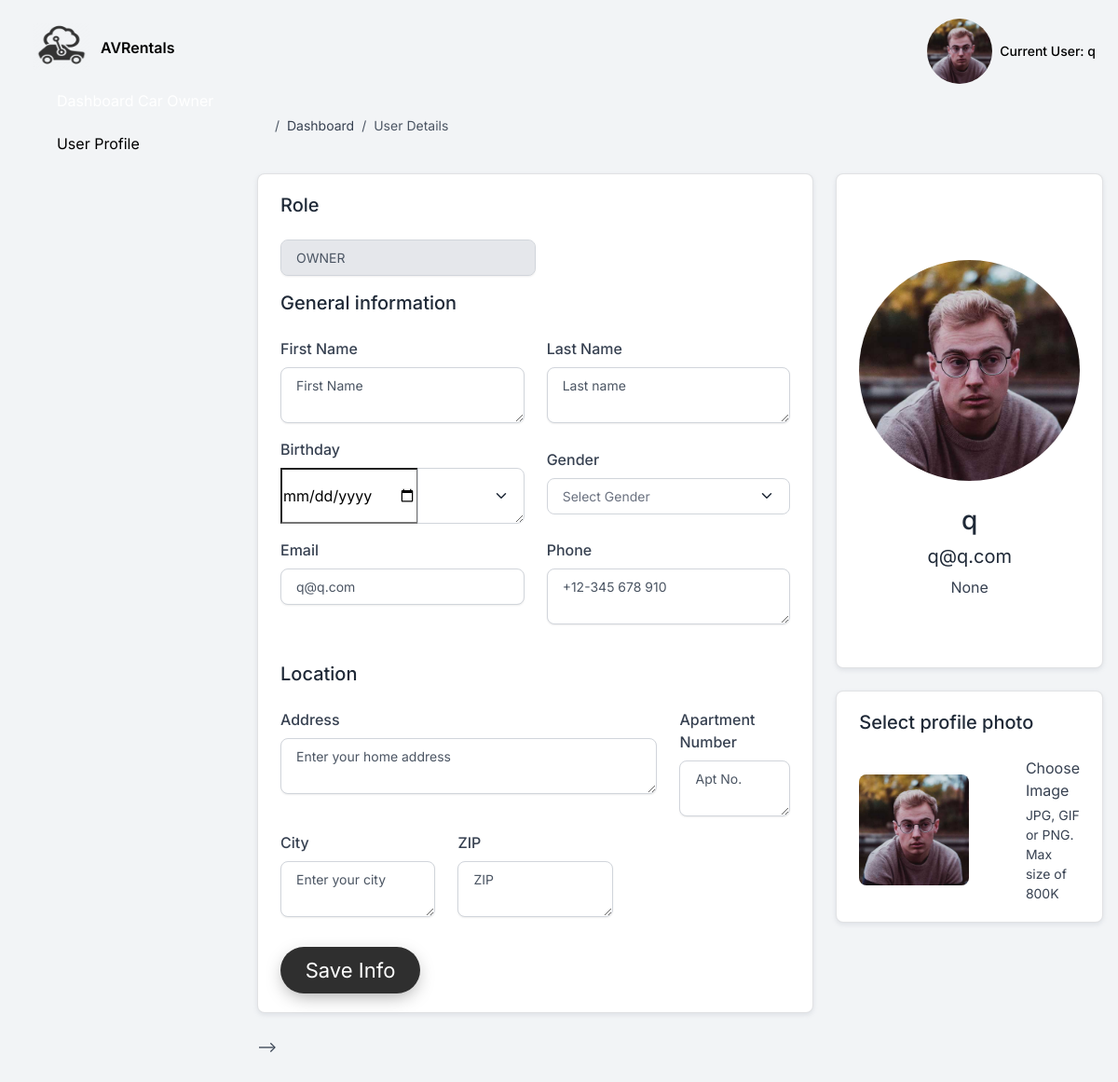
/settings (signed in), run on the app's committed database.
### apps/authentication/models.py (models this page shows, shortened)
class User(db.Model, UserMixin):
    __tablename__ = 'avrentallogin'
    id = Column(Integer, primary_key=True)
    username = Column(String, unique=True)
    email = Column(String, unique=True)
    password = Column(BINARY)
    role = Column(String)
    firstname = Column(String)
    lastname =  Column(String)
    address =  Column(String)
    city =  Column(String)
    zip =  Column(String)
    houseno = Column(String)
    dob =  Column(String)
    gender =  Column(String)
    phonenumber =  Column(String)
    amount  = Column(Integer)
    car = relationship('Car', backref='owner', lazy='dynamic', primaryjoin='User.id == Car.user_id')

### apps/home/routes.py (the view, shortened to what this page needs)
@blueprint.route('/settings', methods=['GET', 'POST'])
@login_required
def settings():
    setting_form = UpdateSettingsForm(request.form)
    print(current_user.firstname)
    return render_template('home/settings.html', form=setting_form)

### apps/home/forms.py
class UpdateSettingsForm(FlaskForm):
    firstname = TextAreaField('firstname'     , id='firstname_create')
    lastname = TextAreaField('lastname'     , id='last_create')
    phonenumber = TextAreaField('phonenumber'     , id='phonenumber_create')
    dob = TextAreaField('dob'     , id='dob')
    gender = SelectField('gender'     , id='gender', choices=[('', 'Select Gender'), ('female', 'Female'), ('male', 'Male')])
    city = TextAreaField('city'     , id='city')
    zip = TextAreaField('zip'     , id='zip')
    address = TextAreaField('address'     , id='address')
    houseno = TextAreaField('houseno', id='houseno')
    saveall = SubmitField('saveall')

### apps/__init__.py (called while the page is built)
def configure_database(app):
    @app.before_first_request
    def initialize_database():
        db.create_all()
    @app.teardown_request
    def shutdown_session(exception=None):
        db.session.remove()

### apps/authentication/models.py (called while the page is built)
@login_manager.user_loader
def user_loader(id):
    return User.query.filter_by(id=id).first()

### apps/templates/home/settings.html (shortened to what this page needs)
{% extends "layouts/base.html" %}
{% block content %}
<div class="d-flex justify-content-between flex-wrap flex-md-nowrap align-items-center py-4">
    <div class="d-block mb-4 mb-md-0">
        <nav aria-label="breadcrumb" class="d-none d-md-inline-block">
            <ol class="breadcrumb breadcrumb-dark breadcrumb-transparent">
                <li class="breadcrumb-item"><a href="#"><span class="fas fa-home"></span></a></li>
                <li class="breadcrumb-item"><a href="#">Dashboard</a></li>
                <li class="breadcrumb-item active" aria-current="page">User Details</li>
            </ol>
        </nav>
    </div>
</div>
  <div class="row">
      <div class="col-12 col-xl-8">
          <div class="card card-body shadow-sm mb-4">
               <h2 class="h5 mb-4">Role </h2>
              <div class="col-md-6 mb-3">
                          <div class="form-group">
                              <input class="form-control" style="text-transform:uppercase;" placeholder={{current_user.role}} readonly>
                          </div>
                      </div>
              <h2 class="h5 mb-4">General information</h2>
              <form method="post" action="">
                  <div class="row">
                      <div class="col-md-6 mb-3">
                          <div>
                              <label for="first_name">First Name</label>
                              {{ form.firstname(placeholder="First Name",  class="form-control") }}
                          </div>
                      </div>
                      <div class="col-md-6 mb-3">
                          <div>
                              <label for="last_name">Last Name</label>
                              {{ form.lastname(placeholder="Last name",  class="form-control") }}
                          </div>
                      </div>
                  </div>
                  <div class="row align-items-center">
                      <div class="col-md-6 mb-3">
                          <label for="birthday">Birthday</label>
                          <div class="input-group">
                                <input type="date" id="birthday" name="birthday">
                                {{form.dob(class="form-select mb-0")}}
                            </div>
                      </div>
                      <div class="col-md-6 mb-3">
                          <label for="gender">Gender</label>
                          {{form.gender(class="form-select mb-0")}}
                      </div>
                  </div>
                  <div class="row">
                      <div class="col-md-6 mb-3">
                          <div class="form-group">
                              <label for="email">Email</label>
                              <input class="form-control" id="email" type="email" placeholder={{current_user.email}} required>
                          </div>
                      </div>
                      <div class="col-md-6 mb-3">
                          <div class="form-group">
                              <label for="phone">Phone</label>
                                  {{ form.phonenumber(placeholder="+12-345 678 910",  class="form-control") }}
                          </div>
                      </div>
                  </div>
                  <h2 class="h5 my-4">Location</h2>
                  <div class="row">
                      <div class="col-sm-9 mb-3">
                          <div class="form-group">
                              <label for="address">Address</label>
                                 {{ form.address(placeholder="Enter your home address",  class="form-control") }}
                          </div>
                      </div>
                      <div class="col-sm-3 mb-3">
                          <div class="form-group">
                              <label for="number">Apartment Number</label>
                                   {{ form.houseno(placeholder="Apt No.",  class="form-control") }}
                          </div>
                      </div>
                  </div>
                  <div class="row">
                      <div class="col-sm-4 mb-3">
                          <div class="form-group">
                              <label for="city">City</label>
                               {{ form.city(placeholder= "Enter your city",  class="form-control") }}
                          </div>
                      </div>
                      <div class="col-sm-4">
                          <div class="form-group">
                              <label for="zip">ZIP</label>
                               {{ form.zip(placeholder="ZIP",  class="form-control") }}
                          </div>
                      </div>
                  </div>
                  <div class="mt-3">
                      <button type="submit" name="saveall" class="save-all">Save Info</button>
                  </div>
              </form>
          </div>
      </div>
      <div class="col-12 col-xl-4">
          <div class="row">
              <div class="col-12 mb-4">
                  <div class="card shadow-sm text-center p-0">
                      <div class="profile-cover rounded-top" data-background="/static/assets/img/profile-cover.jpg"></div>
                      <div class="card-body pb-5">
                          <img src="/static/assets/img/team/profile-picture-2.jpg" class="user-avatar large-avatar rounded-circle mx-auto mt-n7 mb-4" alt="Neil Portrait">
                          <h4 class="h3">
                            {{ current_user.username }}
                          </h4>
                          <h5 class="fw-normal">
                            {{ current_user.email }}
                          </h5>
                          <p class="mb-4">{{ current_user.city }}</p>
                      </div>
                    </div>
              </div>
              <div class="col-12">
                  <div class="card card-body shadow-sm mb-4">
                      <h2 class="h5 mb-4">Select profile photo</h2>
                      <div class="d-flex align-items-center">
                          <div class="me-3">
                              <div class="user-avatar xl-avatar">
                                  <img class="rounded" src="/static/assets/img/team/profile-picture-2.jpg" alt="change avatar">
                              </div>
                          </div>
                          <div class="file-field">
                              <div class="d-flex justify-content-xl-center ms-xl-3">
                                  <div class="d-flex">
                                    <span class="icon icon-md"><span class="fas fa-paperclip me-3"></span></span> <input type="file">
                                    <div class="d-md-block text-left">
                                        <div class="fw-normal text-dark mb-1">Choose Image</div>
                                        <div class="text-gray small">JPG, GIF or PNG. Max size of 800K</div>
                                    </div>
                                  </div>
                              </div>
                            </div>
                      </div>
                  </div>
              </div>
          </div>
      </div>
  </div>
{% endblock content %}

### apps/templates/includes/navigation.html (shortened to what this page needs)
<nav class="navbar navbar-top navbar-expand navbar-dashboard navbar-dark ps-0 pe-2 pb-0">
  <div class="container-fluid px-0">
    <div class="d-flex justify-content-between w-100" id="navbarSupportedContent">
      <ul class="navbar-nav align-items-center">
        <li class="nav-item dropdown">
          <a class="nav-link text-dark me-lg-3 icon-notifications dropdown-toggle" data-unread-notifications="true"
            href="#" role="button" data-bs-toggle="dropdown" aria-haspopup="true" aria-expanded="false">
            <span class="icon icon-sm">
              <span class="fas fa-bell bell-shake"></span>
            </span>
          </a>
        </li>
        <li class="nav-item dropdown">
          <a class="nav-link dropdown-toggle pt-1 px-0" href="#" role="button" data-bs-toggle="dropdown"
            aria-expanded="false">
            <div class="media d-flex align-items-center">
              <img id="avatar" alt="Image placeholder"
                src="/static/assets/img/team/profile-picture-2.jpg">
              <div class="media-body ms-2 text-dark align-items-center d-none d-lg-block">
                <span class="mb-0 font-small fw-bold txt">
                  Current User: <strong>{{ current_user.username }}</strong>
                </span>
              </div>
            </div>
          </a>
        </li>
      </ul>
    </div>
  </div>
</nav>

### data on the page
User: username "q", role "owner", email "q@q.com", city "None"
